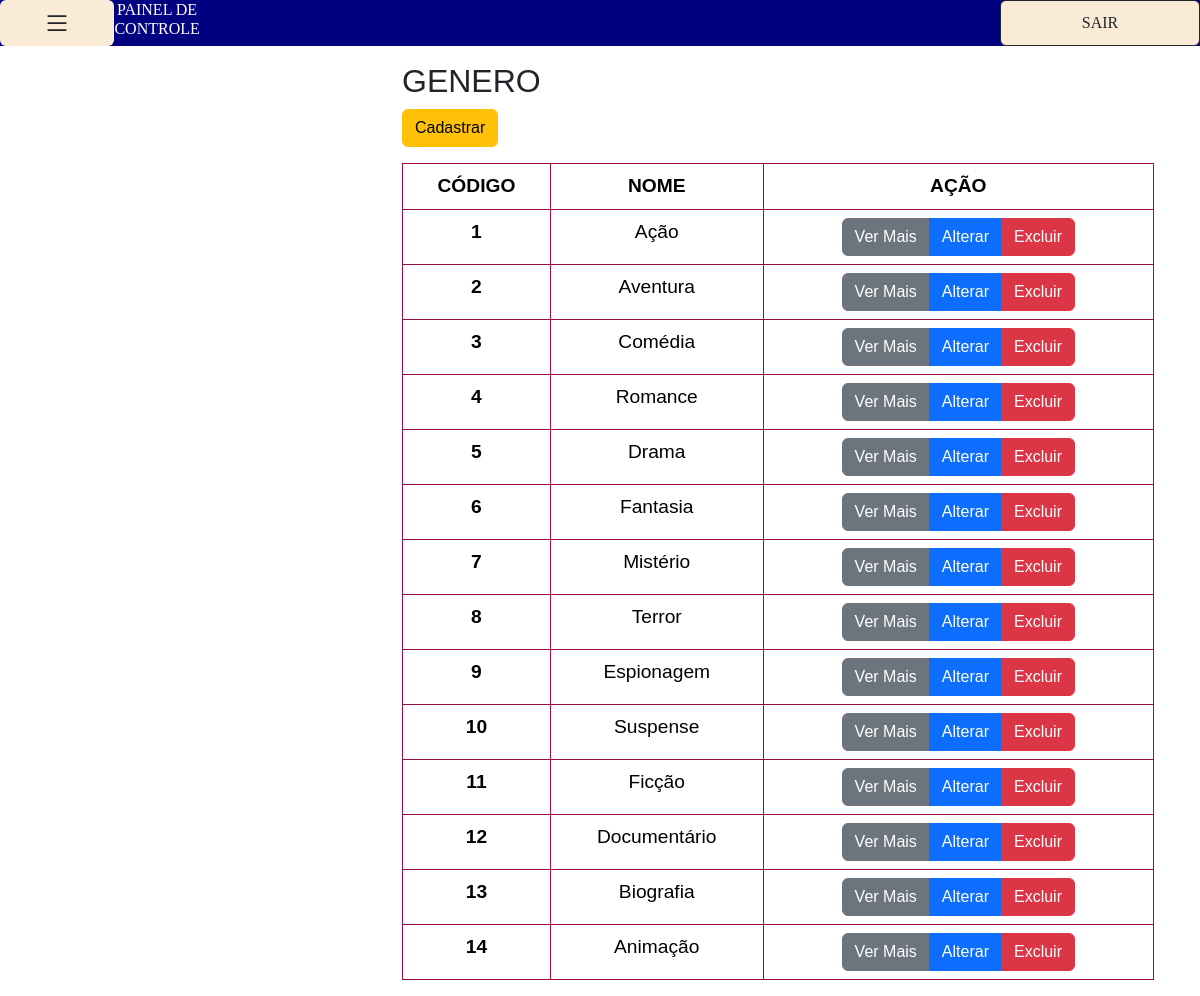
Page /adm.php?page=genero on the committed database.
### tables this page shows
CREATE TABLE `genero` (
  `idgenero` int(10) unsigned NOT NULL AUTO_INCREMENT,
  `idfilme` int(10) unsigned NOT NULL,
  `nome` varchar(40) NOT NULL,
  PRIMARY KEY (`idgenero`)
);

### genero.php (the view, shortened to what this page needs)
<div class="container">
  <h2 class="mt-3">GENERO</h2>
  <a class="btn btn-warning" data-bs-target="#cadastrar" data-bs-toggle="modal">Cadastrar</a>
  <table class="table table-bordered mt-3">
    <thead>
      <tr>
        <th scope="col" class="text-center">CÓDIGO</th>
        <th scope="col" class="text-center">NOME</th>
        <th scope="col" class="text-center">AÇÃO</th>
      </tr>
    </thead>
    <tbody>
      <?php
      $conn = conectar();
      $returngenero = $conn->prepare("SELECT idgenero, nome FROM genero");
      $returngenero->execute();
      foreach ($returngenero as $genero) {
        $idgenero = $genero['idgenero'];
        $nome = $genero['nome'];
      ?>
        <tr>
          <th scope="row"><?php echo $idgenero ?></th>
          <td><?php echo $nome ?></td>
          <td>
            <div class="btn-group" role="group" aria-label="Basic mixed styles example">
              <a data-bs-toggle="modal" class="btn btn-secondary" data-bs-target="#vermais">
                Ver Mais
              </a>
              <a data-bs-toggle="modal" class="btn btn-primary" data-bs-target="#alterar<?php echo ($idgenero) ?>">
                Alterar
              </a>
              <a data-bs-toggle="modal" class="btn btn-danger" data-bs-target="#delete<?php echo $idgenero ?>">
                Excluir
              </a>
            </div>
          </td>
        </tr>
      <?php
      };
      ?>
    </tbody>
  </table>
</div>

### adm.php (style rules this page uses)
body { font-family: Georgia, 'Times New Roman', Times, serif; margin: 0; padding: 0; }

### genero.php (style rules this page uses)
.container { font-family: 'Trebuchet MS', 'Lucida Sans Unicode', 'Lucida Grande', 'Lucida Sans', Arial, sans-serif; }
.table { height: 4rem; width: 47rem; text-align: center; font-size: larger; border-color: #9f0c42; }

### rows in the picture
genero: idgenero "1", nome "Ação"
genero: idgenero "2", nome "Aventura"
genero: idgenero "3", nome "Comédia"
genero: idgenero "4", nome "Romance"
genero: idgenero "5", nome "Drama"
genero: idgenero "6", nome "Fantasia"
genero: idgenero "7", nome "Mistério"
genero: idgenero "8", nome "Terror"
genero: idgenero "9", nome "Espionagem"
genero: idgenero "10", nome "Suspense"
genero: idgenero "11", nome "Ficção"
genero: idgenero "12", nome "Documentário"
genero: idgenero "13", nome "Biografia"
genero: idgenero "14", nome "Animação"
